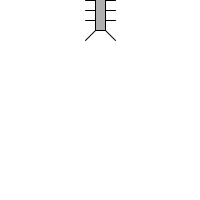
Frame 1 (no input)
Frame 60 (the mouse pressed at the canvas centre just before this capture): identical to frame 1, image omitted
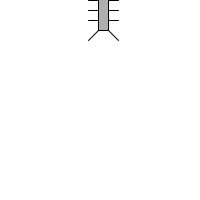
Frame 120 (the mouse held since frame 60 and released just before this capture)

The Processing sketch that drew these frames (run headless with seeded random() and noise(); from frame 60 on, the mouse is pressed at the canvas centre):

// Processing sketch: processing_103409
// ── processing_103409.pde

float x = 100;
float y = 100;
float w = 60;
float h = 60;
float eyeSize = 16;

 void setup() {
  size(200, 200);
  smooth(); 
   
 }
 
 void draw() {
  background(255);
 // MouseX posición determina el factor de velocidad para  la función MoveZoog 
  float factor = constrain(mouseX/10, 0 , 5);
 
  jiggleZoog(factor);
  float d = dist(x, y, mouseX, mouseY);
  color c = color(d);
  drawZoog(c);
  
 }
 
  void jiggleZoog(float speed) {
   x = x + random(-1, 1) *speed;
   y = y * random(-1, 1) *speed;
  x = constrain(x, 0, width);
  y = constrain(y, 0, height); 
  }
  
  void drawZoog(color eyeColor) {
   ellipseMode(CENTER);
   rectMode(CENTER);
  
   for(float i = y - h/3; i < y + h/2; i += 10) {
     stroke(0);
     line(x - w/4, i, x + w/4, i);
    
   } 
   
   stroke(0);
   fill(175);
   rect(x, y, w/6, h );
   
   stroke(0);
   fill(255);
   ellipse(x, y - h, w, h);
   
   fill(eyeColor);
   ellipse(x - w/3, y - h , eyeSize, eyeSize*2);
   ellipse(x + w/3, y - h , eyeSize, eyeSize*2);
   
   stroke(0);
   line(x - w/12, y + h/2, x - w/4, y + h/2 + 10);
    line(x + w/12, y + h/2, x + w/4, y + h/2 + 10);
   
    
  }
